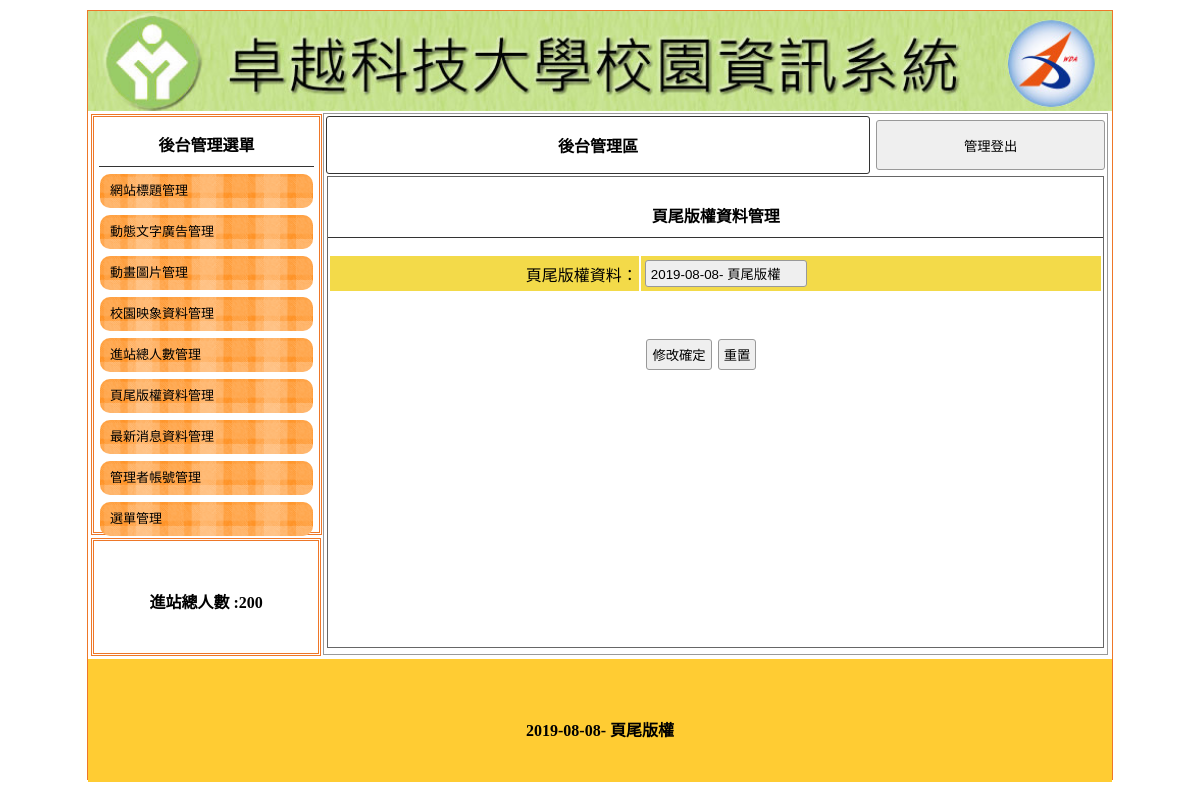
/admin.php?do=bottom, run on the app's committed database.
### tables this page shows
CREATE TABLE `title` (
  `id` int(10) UNSIGNED NOT NULL,
  `file` text NOT NULL,
  `text` text NOT NULL,
  `sh` int(10) NOT NULL
);

CREATE TABLE `total` (
  `id` int(10) UNSIGNED NOT NULL,
  `total` int(10) NOT NULL
);

CREATE TABLE `bottom` (
  `id` int(10) UNSIGNED NOT NULL,
  `bottom` varchar(100) NOT NULL
);

### base.php (called while the page is built, shortened)
<?php
$dsn="mysql:host=localhost;charset=utf8;dbname=web01";
$pdo=new PDO($dsn,"root","");
function find($table, $def){
  global $pdo;
  if (is_array($def)){
     foreach($def as $key => $val){
       $str[] = sprintf("`%s`='%s'", $key, $val);
     }
      $sql = "select * from $table where  ".implode(" && ", $str)."";
  }else{
      $sql = "select * from $table where id='$def'";
  }
  return $pdo->query($sql)->fetch(PDO::FETCH_ASSOC);
}
function save($table, $data){
  global $pdo;
  if (!empty($data['id'])){
     foreach($data as $key => $val){
       if($key != 'id'){
       $str[] = sprintf("`%s`='%s'", $key, $val);
     }
    }
      $sql = "update $table set ".implode(",", $str)." where id='".$data['id']."'";
  }else{
      $tmp = array_keys($data);
      $sql = "insert into $table(`".implode("`,`, $tmp")."`) values('".implode("','",$str)."')";
  }
  return $pdo->exec($sql);
}
?>

### admin.php (the view, shortened to what this page needs)
<?php include_once "base.php";?>
<!DOCTYPE html
	PUBLIC "-//W3C//DTD XHTML 1.0 Transitional//EN" "http://www.w3.org/TR/xhtml1/DTD/xhtml1-transitional.dtd">
<html xmlns="http://www.w3.org/1999/xhtml">
<head>
	<link href="./css/css.css" rel="stylesheet" type="text/css">
</head>
<body>
	<div id="main">
	<?php
     $title=find("title",['sh'=>1]);
	 ?>
		<a title="<?=$title['text'];?>" href="index.php">
			<div class="ti" style="background:url(&#39;./img/<?=$title['file'];?>&#39;); background-size:cover;"></div>
		</a>
		<div id="ms">
			<div id="lf" style="float:left;">
				<div id="menuput" class="dbor">
					<span class="t botli">後台管理選單</span>
					<a style="color:#000; font-size:13px; text-decoration:none;" href="?do=title">
						<div class="mainmu">
							網站標題管理 </div>
					</a>
					<a style="color:#000; font-size:13px; text-decoration:none;" href="?do=ad">
						<div class="mainmu">
							動態文字廣告管理 </div>
					</a>
					<a style="color:#000; font-size:13px; text-decoration:none;" href="?do=mvim">
						<div class="mainmu">
							動畫圖片管理 </div>
					</a>
					<a style="color:#000; font-size:13px; text-decoration:none;" href="?do=image">
						<div class="mainmu">
							校園映象資料管理 </div>
					</a>
					<a style="color:#000; font-size:13px; text-decoration:none;" href="?do=total">
						<div class="mainmu">
							進站總人數管理 </div>
					</a>
					<a style="color:#000; font-size:13px; text-decoration:none;" href="?do=bottom">
						<div class="mainmu">
							頁尾版權資料管理 </div>
					</a>
					<a style="color:#000; font-size:13px; text-decoration:none;" href="?do=news">
						<div class="mainmu">
							最新消息資料管理 </div>
					</a>
					<a style="color:#000; font-size:13px; text-decoration:none;" href="?do=admin">
						<div class="mainmu">
							管理者帳號管理 </div>
					</a>
					<a style="color:#000; font-size:13px; text-decoration:none;" href="?do=menu">
						<div class="mainmu">
							選單管理 </div>
					</a>
				</div>
				<div class="dbor" style="margin:3px; width:95%; height:20%; line-height:100px;">
					<span class="t">進站總人數 :<?=find("total",1)['total'];?></span>
				</div>
			</div>
			<div class="di"
				style="height:540px; border:#999 1px solid; width:76.5%; margin:2px 0px 0px 0px; float:left; position:relative; left:20px;">
				<table width="100%">
					<tbody>
						<tr>
							<td style="width:70%;font-weight:800; border:#333 1px solid; border-radius:3px;" class="cent"><a
									href="?do=admin" style="color:#000; text-decoration:none;">後台管理區</a></td>
							<td><button onclick="location.replace(&#39;?do=logout&#39;)"
									style="width:99%; margin-right:2px; height:50px;">管理登出</button></td>
						</tr>
					</tbody>
				</table>
				<?php include "main.php";?>
			</div>
		</div>
		<div
			style="width:1024px; left:0px; position:relative; background:#FC3; margin-top:4px; height:123px; display:block;">
			<span class="t" style="line-height:123px;"><?=find("bottom",1)['bottom'];?></span>
		</div>
	</div>
</body>
</html>

### main.php (shortened to what this page needs)
<?php
$do=(!empty($_GET['do']))?$_GET['do']:"title";
switch($do){
?>
      <?php
    case "bottom":
    ?>
    <div style="width:99%; height:87%; margin:auto; overflow:auto; border:#666 1px solid;">
              <p class="t cent botli">頁尾版權資料管理</p>
              <form method="post" action="api.php?do=bottom">
                <table width="100%" class="cent">
                  <tbody>
                    <tr class="yel">
                      <td wihth="50%" style="text-align:right">頁尾版權資料：</td>
                      <td wihth="50%" style="text-align:left"><input type="text" name="total" value="<?=find("bottom",1)['bottom'];?>"></td>
                    </tr>
                  </tbody>
                </table>
                <table style="margin-top:40px; width:70%;">
                  <tbody>
                    <tr>
                      <td width="200px"></td>
                      <td class="cent"><input type="submit" value="修改確定"><input type="reset" value="重置"></td>
                    </tr>
                  </tbody>
                </table>
              </form>
            </div>
      <?php
    break;
    ?>
  <?php
      }
      ?>

### css/css.css (style rules this page uses)
body { padding:0px; margin:0px; }
#main { width:1024px; height:768px; margin:10px auto 10px auto; border:#EE7728 1px solid; position:relative; }
.ti { width:100%; height:100px; position:relative; background-size:cover; background-repeat:no-repeat; }
.dbor { border:#EE7728 double 3px; margin:1px; padding:2px 10px 2px 10px; }
.t { font-weight:800; display:block; text-align:center; padding:10px 1px 10px 1px; }
.botli { border-bottom:#333 1px solid; }
.mainmu { position:relative; border-radius:10px; background:url(../icon/menu.fw.png) center no-repeat; background-size:cover; line-height:30px; padding:2px 10px 2px 10px; margin:7px 1px 7px 1px; }
#lf { height:540px; width:21%; display:inline-block; }
#menuput { width:100%; height:75%; position:relative; padding:5px; display:block; margin: 3px; }
.di { display:inline-block; }
.cent { text-align:center; }
input,button { border:#999 1px solid; border-radius:3px; background:#EFEFEF; padding:5px; margin:3px; }
input[type=text],input[type=password] { width:150px; }
.yel td { background:#F3DA49; text-align:center; }

### data on the page
title: file (picture)
total: total "200"
bottom: total "2019-08-08- 頁尾版權", bottom "2019-08-08- 頁尾版權"
